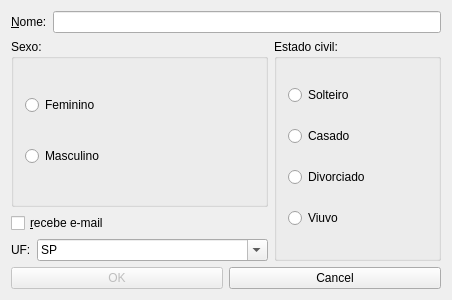
<?xml version="1.0" encoding="UTF-8"?>
<ui version="4.0">
 <class>MainDialog</class>
 <widget class="QDialog" name="MainDialog">
  <property name="geometry">
   <rect>
    <x>0</x>
    <y>0</y>
    <width>452</width>
    <height>300</height>
   </rect>
  </property>
  <property name="windowTitle">
   <string>Cadastro</string>
  </property>
  <layout class="QVBoxLayout" name="verticalLayout_4">
   <item>
    <layout class="QHBoxLayout" name="horizontalLayout">
     <item>
      <widget class="QLabel" name="labelNome">
       <property name="text">
        <string>&amp;Nome:</string>
       </property>
       <property name="buddy">
        <cstring>lineEditNome</cstring>
       </property>
      </widget>
     </item>
     <item>
      <widget class="QLineEdit" name="lineEditNome"/>
     </item>
    </layout>
   </item>
   <item>
    <layout class="QHBoxLayout" name="horizontalLayout_4">
     <item>
      <layout class="QVBoxLayout" name="verticalLayout_3">
       <item>
        <widget class="QGroupBox" name="groupBoxSexo">
         <property name="title">
          <string>Sexo:</string>
         </property>
         <layout class="QVBoxLayout" name="verticalLayout">
          <item>
           <widget class="QRadioButton" name="radioBtnFeminino">
            <property name="text">
             <string>Feminino</string>
            </property>
           </widget>
          </item>
          <item>
           <widget class="QRadioButton" name="radioBtnMasculino">
            <property name="text">
             <string>Masculino</string>
            </property>
           </widget>
          </item>
         </layout>
         <zorder>radioBtnFeminino</zorder>
         <zorder>radioBtnMasculino</zorder>
         <zorder>lineEditNome</zorder>
         <zorder>labelNome</zorder>
        </widget>
       </item>
       <item>
        <widget class="QCheckBox" name="checkBoxEMail">
         <property name="text">
          <string>&amp;recebe e-mail</string>
         </property>
        </widget>
       </item>
       <item>
        <layout class="QHBoxLayout" name="horizontalLayout_3">
         <item>
          <widget class="QLabel" name="labelNome_2">
           <property name="maximumSize">
            <size>
             <width>45</width>
             <height>16777215</height>
            </size>
           </property>
           <property name="text">
            <string>UF:</string>
           </property>
          </widget>
         </item>
         <item>
          <widget class="QFontComboBox" name="fontComboBox">
           <property name="currentText">
            <string>SP</string>
           </property>
          </widget>
         </item>
        </layout>
       </item>
      </layout>
     </item>
     <item>
      <widget class="QGroupBox" name="groupBoxEstadoCivil">
       <property name="title">
        <string>Estado civil:</string>
       </property>
       <layout class="QVBoxLayout" name="verticalLayout_2">
        <item>
         <widget class="QRadioButton" name="radioBtnSolteiro">
          <property name="text">
           <string>Solteiro</string>
          </property>
         </widget>
        </item>
        <item>
         <widget class="QRadioButton" name="radioBtnCasado">
          <property name="text">
           <string>Casado</string>
          </property>
         </widget>
        </item>
        <item>
         <widget class="QRadioButton" name="radioBtnDivorciado">
          <property name="text">
           <string>Divorciado</string>
          </property>
         </widget>
        </item>
        <item>
         <widget class="QRadioButton" name="radioBtnViuvo">
          <property name="text">
           <string>Viuvo</string>
          </property>
         </widget>
        </item>
       </layout>
      </widget>
     </item>
    </layout>
   </item>
   <item>
    <layout class="QHBoxLayout" name="horizontalLayout_2">
     <item>
      <widget class="QPushButton" name="pushBtnOK">
       <property name="enabled">
        <bool>false</bool>
       </property>
       <property name="text">
        <string>OK</string>
       </property>
       <property name="autoDefault">
        <bool>true</bool>
       </property>
       <property name="default">
        <bool>false</bool>
       </property>
       <property name="flat">
        <bool>false</bool>
       </property>
      </widget>
     </item>
     <item>
      <widget class="QPushButton" name="pushBtnCancel">
       <property name="text">
        <string>Cancel</string>
       </property>
      </widget>
     </item>
    </layout>
   </item>
  </layout>
  <zorder>labelNome</zorder>
  <zorder>textEditName</zorder>
  <zorder>pushBtnOK</zorder>
  <zorder>groupBoxSexo</zorder>
  <zorder>groupBoxEstadoCivil</zorder>
  <zorder>pushBtnCancel</zorder>
  <zorder>lineEditNome</zorder>
  <zorder>labelUF</zorder>
  <zorder>checkBoxEMail</zorder>
  <zorder>fontComboBoxUF</zorder>
  <zorder>fontComboBoxUF</zorder>
  <zorder>labelUF</zorder>
  <zorder>checkBoxEMail</zorder>
  <zorder>fontComboBoxUF</zorder>
  <zorder>fontComboBoxUF</zorder>
  <zorder>fontComboBoxUF</zorder>
  <zorder>labelUF</zorder>
  <zorder>fontComboBox</zorder>
  <zorder>labelNome_2</zorder>
 </widget>
 <layoutdefault spacing="6" margin="11"/>
 <tabstops>
  <tabstop>lineEditNome</tabstop>
  <tabstop>radioBtnFeminino</tabstop>
  <tabstop>radioBtnMasculino</tabstop>
  <tabstop>checkBoxEMail</tabstop>
  <tabstop>fontComboBox</tabstop>
  <tabstop>radioBtnSolteiro</tabstop>
  <tabstop>radioBtnCasado</tabstop>
  <tabstop>radioBtnDivorciado</tabstop>
  <tabstop>radioBtnViuvo</tabstop>
  <tabstop>pushBtnOK</tabstop>
  <tabstop>pushBtnCancel</tabstop>
 </tabstops>
 <resources/>
 <connections/>
</ui>
